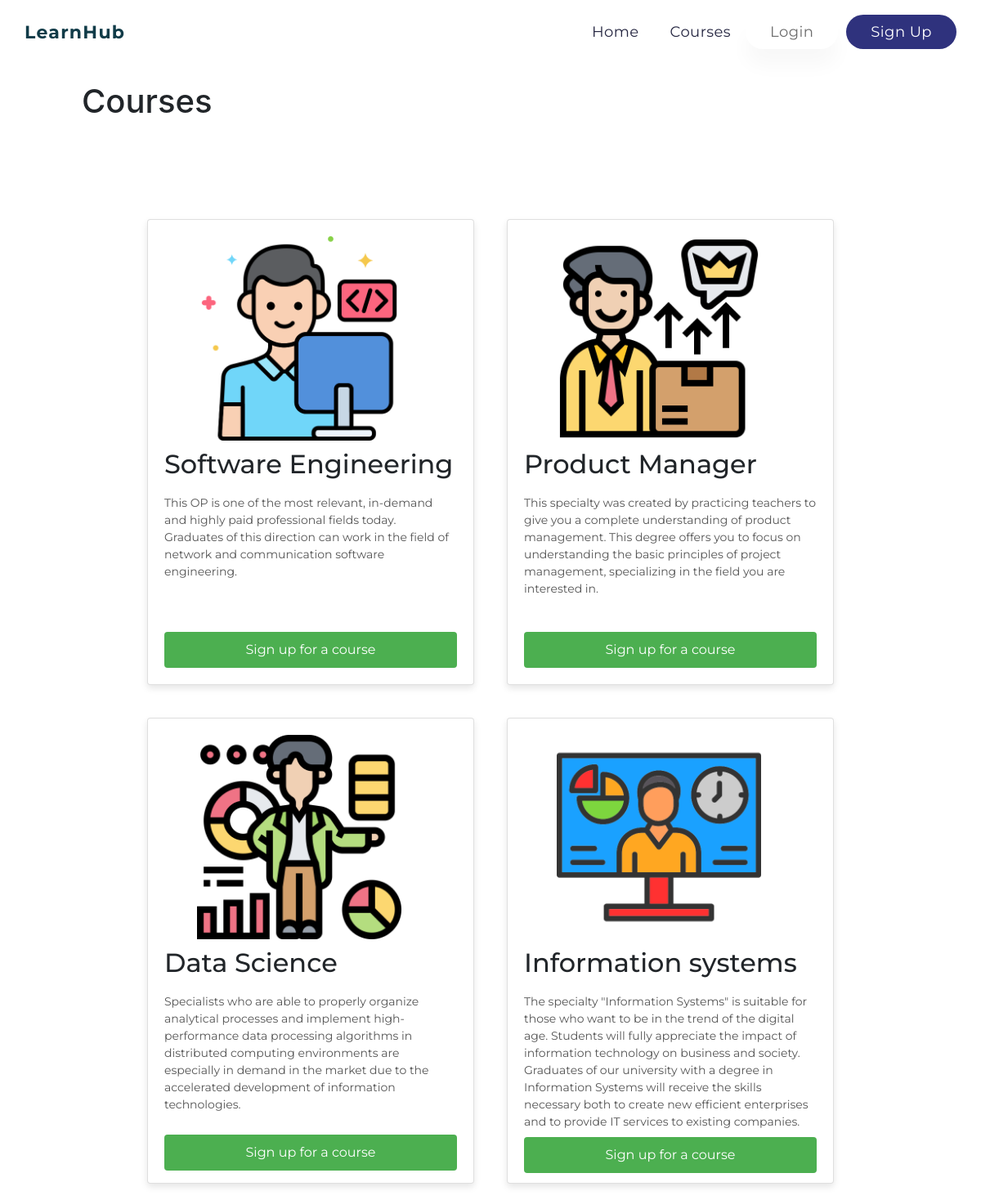
The app's page /careers/ with its own data.
### project/models.py (models this page shows, shortened)
class Blog(models.Model):
    title = models.CharField(null=False, max_length=255)
    description = models.TextField(null=False, blank=True, default='')
    image = models.ImageField(upload_to='images')
    created_at = models.DateTimeField(auto_now_add=True)
    updated_at = models.DateTimeField(auto_now=True)
    views = models.PositiveIntegerField(default=0)
    class Meta:
        verbose_name = 'Blog'
        verbose_name_plural = 'Blogs'

### project/views.py (the view)
# urls.py: path('careers/', views.careers_page, name='careers'),
def careers_page(request ):
    courses = Blog.objects.all()
    return render(request, 'project/careers.html', {'courses': courses})

### project/templates/project/careers.html
{% extends 'base.html' %}
{% load static %}
{% block content %}
    <h1 style="margin: 100px;">Courses</h1>
    <div class="cards">
        {% for course in courses %}
        <div class="card">
            <img src="{{ course.image.url }}" alt="" >
            <h2>{{course.title}}</h2>
            <p>{{course.description}}</p>
            <a href="/project/{{ course.id }}" class="enroll-button">Sign up for a course</a>
        </div>
        {% endfor %}
    </div>
{% endblock %}

### static/css/style.css (style rules this page uses)
* { margin: 0; padding: 0; font-family: 'Montserrat', sans-serif; }
*, *::before, *::after { box-sizing: border-box; }
h1, h2, h3, h4, h5, h6 { line-height: 1.2em !important; }
.cards { display: flex; flex-wrap: wrap; justify-content: center; align-items: center; }
.card { width: 400px; height: 570px; border: 1px solid #ccc; border-radius: 8px; margin: 20px; padding: 20px; box-shadow: 0 4px 8px rgba(0, 0, 0, 0.1); }
.card img { width:250px; object-fit: cover; margin-left: 40px; }
.card h2 { margin-top: 10px; }
.card p { margin-top: 10px; font-size: 14px; color: #555; height: 150px; }
.enroll-button { display: block; width: 100%; padding: 10px; background-color: #4CAF50; color: white; text-align: center; text-decoration: none; border: none; border-radius: 4px; cursor: pointer; font-size: 16px; margin-top: 10px; }

### records on screen
Blog: image (picture), title "Software Engineering", description "This OP is one of the most relevant, in-demand and highly paid professional fields today. Graduates of this direction can work in the field of network and communication software engineering."
Blog: image (picture), title "Product Manager", description "This specialty was created by practicing teachers to give you a complete understanding of product management. This degree offers you to focus on understanding the basic principles of project management, specializing in the field you are interested in."
Blog: image (picture), title "Data Science", description "Specialists who are able to properly organize analytical processes and implement high-performance data processing algorithms in distributed computing environments are especially in demand in the market due to the accelerated development of information technologies."
Blog: image (picture), title "Information systems", description "The specialty \"Information Systems\" is suitable for those who want to be in the trend of the digital age. Students will fully appreciate the impact of information technology on business and society. Graduates of our university with a degree in Information Systems will receive the skills necessary both to create new efficient enterprises and to provide IT services to existing companies."
